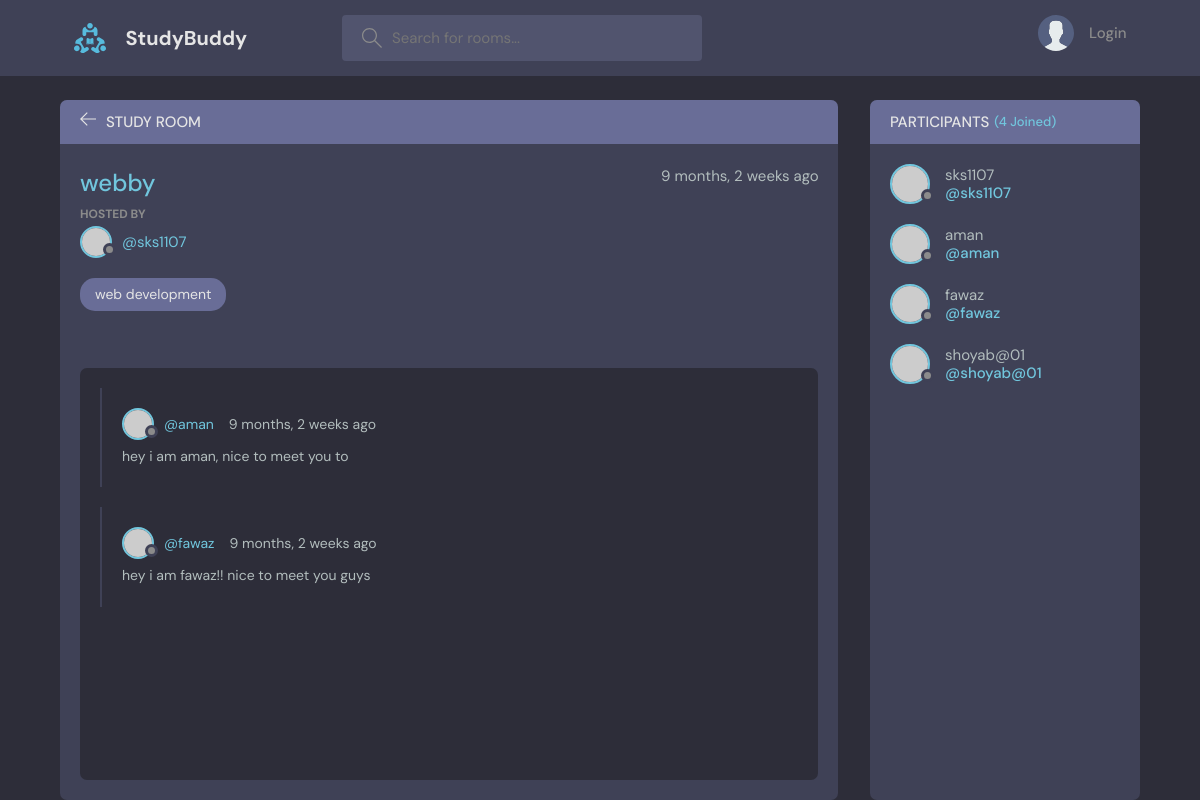
/room/5/, run on the app's committed database.
### base/models.py (models this page shows, shortened)
class Room(models.Model):
    host = models.ForeignKey(User, on_delete = models.SET_NULL, null = True)
    topic = models.ForeignKey(Topic, on_delete = models.SET_NULL, null = True)
    name = models.CharField(max_length=200)
    description = models.TextField(null = True)
    participants = models.ManyToManyField(User, related_name ='participants', blank=True)
    updated = models.DateTimeField(auto_now = True)
    created = models.DateTimeField(auto_now_add = True)
    class Meta:
        ordering = ['-updated', '-created']

class Topic(models.Model):
    name = models.CharField(max_length = 200)

class Message(models.Model):
    user = models.ForeignKey(User, on_delete = models.CASCADE)
    room = models.ForeignKey(Room, on_delete = models.CASCADE)
    body = models.TextField()
    updated = models.DateTimeField(auto_now = True)
    created = models.DateTimeField(auto_now_add = True)
    class Meta:
        ordering = ['-updated', '-created']
    def __str__(self):
        return self.body[0:50]

### base/views.py (the view, shortened to what this page needs)
# urls.py: path('room/<str:pk>/', views.room, name="room"),
def room(request, pk):
    room = Room.objects.get(id=pk)
    room_messages = room.message_set.all()
    room_participants = room.participants.all()
    context = {'room':room, 'room_messages':room_messages, 'room_participants':room_participants}
    return render(request, 'base/room.html', context)

### base/templates/base/room.html (shortened to what this page needs)
{% extends 'main.html' %} {% block title %}Room{% endblock title %}
{% block content %}
<main class="profile-page layout layout--2">
  <div class="container">
    <div class="room">
      <div class="room__top">
        <div class="room__topLeft">
          <a href="{% url 'home' %}">
            <svg version="1.1" xmlns="http://www.w3.org/2000/svg" width="32" height="32" viewBox="0 0 32 32">
              <title>arrow-left</title>
              <path
                d="M13.723 2.286l-13.723 13.714 13.719 13.714 1.616-1.611-10.96-10.96h27.625v-2.286h-27.625l10.965-10.965-1.616-1.607z"
              ></path>
            </svg>
          </a>
          <h3>Study Room</h3>
        </div>
      </div>
      <div class="room__box scroll">
        <div class="room__header scroll">
          <div class="room__info">
            <h3>{{room.name}}</h3>
            <span>{{room.created | timesince }} ago</span>
          </div>
          <div class="room__hosted">
            <p>Hosted By</p>
            <a href="{% url 'profile' room.host.id %}" class="room__author">
              <div class="avatar avatar--small">
                <img src="https://randomuser.me/api/portraits/men/37.jpg" />
              </div>
              <span>@{{room.host.username}}</span>
            </a>
          </div>
          <span class="room__topics">{{room.topic.name}}</span>
        </div>
        <div class="room__conversation">
          <div class="threads scroll">
            {% for message in room_messages %}
            <div class="thread">
              <div class="thread__top">
                <div class="thread__author">
                  <a href="{% url 'profile' message.user.id %}" class="thread__authorInfo">
                    <div class="avatar avatar--small">
                      <img src="https://randomuser.me/api/portraits/men/37.jpg" />
                    </div>
                    <span>@{{message.user.username}}</span>
                  </a>
                  <span class="thread__date">{{message.created | timesince}} ago</span>
                </div>
              </div>
              <div class="thread__details">
                {{message}}
              </div>
            </div>
            {% endfor %}
          </div>
        </div>
      </div>
        <div class="room__message">
        </div>
      </div>
    <div class="participants">
      <h3 class="participants__top">Participants <span>({{room_participants.count}} Joined)</span></h3>
      <div class="participants__list scroll">
        {% for participant in room_participants %}
        <a href="{% url 'profile' user.id %}" class="participant">
          <div class="avatar avatar--medium">
            <img src="https://randomuser.me/api/portraits/men/37.jpg" />
          </div>
          <p>
            {{participant}}
            <span>@{{participant}}</span>
          </p>
        </a>
        {% endfor %}
      </div>
    </div>
  </div>
</main>
{% endblock content %}

### data on the page
Room: name "webby", created "9 months, 2 weeks", host.username "sks1107", topic.name "web development"
Message: user.username "aman", created "9 months, 2 weeks", body "hey i am aman, nice to meet you to"
Message: user.username "fawaz", created "9 months, 2 weeks", body "hey i am fawaz!! nice to meet you guys"

### other printed values
{{ room_participants.count }} "4"
{{ participant }} "sks1107"
{{ participant }} "aman"
{{ participant }} "fawaz"
{{ participant }} "shoyab@01"
